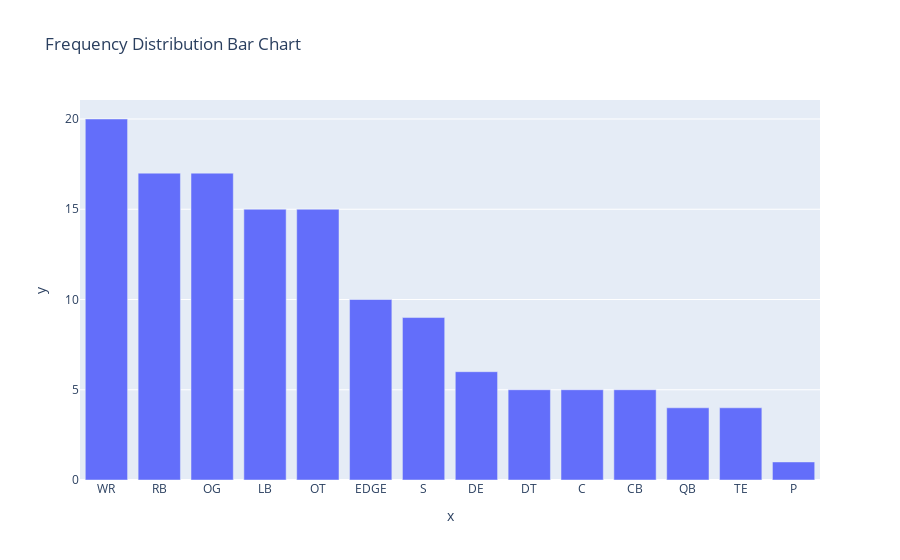

Notebook code for this chart:
### Code cell
dfrf = pd.DataFrame(freq_table)
fig = px.bar(x=dfrf.index, y=dfrf['Pos'], barmode='group',
             title='Frequency Distribution Bar Chart')
fig.show()

### Figure 1 — Plotly figure (JSON) as saved in the notebook; plotly's stock layout.template omitted (floating-point values rounded to 4 significant figures)
{"data": [{"alignmentgroup": "True", "hovertemplate": "x=%{x}<br>y=%{y}<extra></extra>", "legendgroup": "", "marker": {"color": "#636efa", "pattern": {"shape": ""}}, "name": "", "offsetgroup": "", "orientation": "v", "showlegend": false, "textposition": "auto", "type": "bar", "x": ["WR", "RB", "OG", "LB", "OT", "EDGE", "S", "DE", "DT", "C", "CB", "QB", "TE", "P"], "xaxis": "x", "y": [20, 17, 17, 15, 15, 10, 9, 6, 5, 5, 5, 4, 4, 1], "yaxis": "y"}], "layout": {"barmode": "group", "legend": {"tracegroupgap": 0}, "title": {"text": "Frequency Distribution Bar Chart"}, "xaxis": {"anchor": "y", "domain": [0, 1], "title": {"text": "x"}}, "yaxis": {"anchor": "x", "domain": [0, 1], "title": {"text": "y"}}}}
